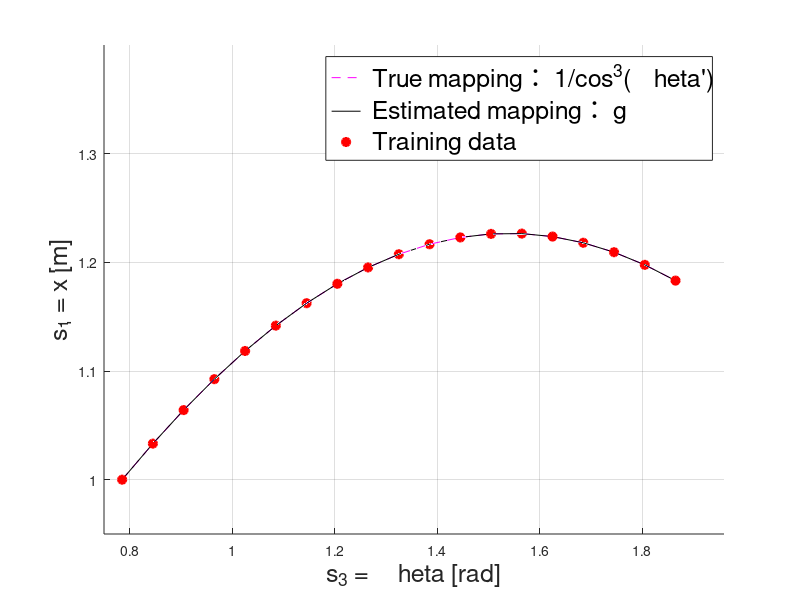
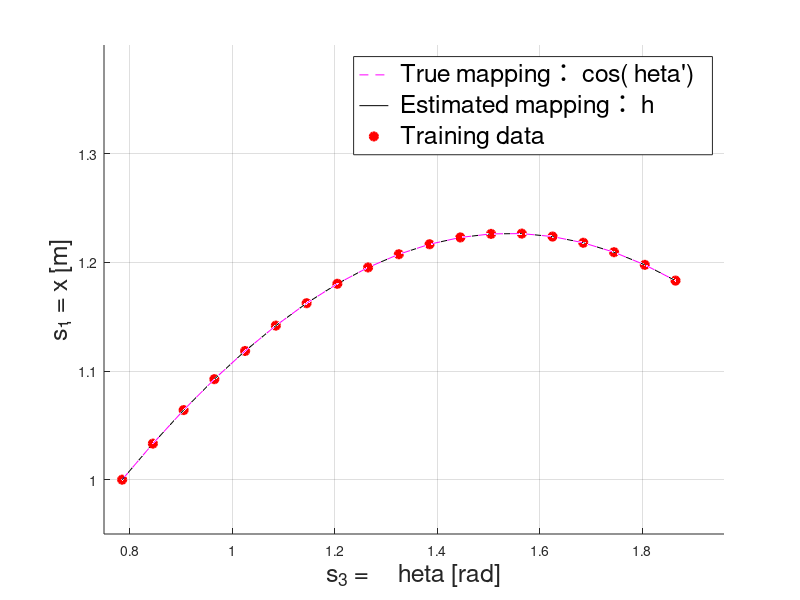

MATLAB code for these plots, in order:
clear;
close all;
load('all_estimation_12pi_new.mat')


tic

%---サンプル収集と誤差関数の定義----------------------------------------------------

dk1 = 0.1;   % 時間刻み
K1fin = 1.9;  %シミュレーション終了時間, length(k) = Kfin + 1
k1 = [0:dk1:K1fin];

u1_b1 = ones(length(k1),1) * 0.5; % 並進速度
u2_b1 = ones(length(k1),1) * (0.6); % 回転角速度

si_b1 = zeros(length(k1),3); % 観測するセンサ変数 , s = (s1, s2, s3) = (x ,y, θ)
si_b1(1,:) = [1 1 pi/4];    % (s1, s2, s3)の初期値を設定

si_c1 = zeros(length(k1),3); % 補正後のセンサ変数(zi,z3空間と等しい)、結果比較用
si_c1(1,:) = [0 0 0];


imax_g = 20;
imax_h = 10;

mean_g = zeros(imax_g,3);
var_g = 1;

mean_h = zeros(imax_h,3);
var_h = 1;

for i = 1 : imax_g
    mean_g(i,1) = i * 0.1;
    mean_g(i,2) = i * 0.1;
    mean_g(i,3) = i * 0.1;
end

for i = 1 : imax_h
    mean_h(i,1) = i * 0.1 - 0.25;
    mean_h(i,2) = i * 0.1 - 0.25;
    mean_h(i,3) = i * 0.1 - 0.25;
end


phi_g = zeros(length(k1)-1,imax_g);
phi_h = zeros(length(k1)-1,imax_h);

w_g = zeros(imax_g,1);
w_h = zeros(imax_h,1);

g_est = zeros(length(k1)-1,1);
h_est = zeros(length(k1)-1,1);


for j = 1 : length(k1)-1

    for i = 1 : imax_g
        phi_g(j,i) = exp( - sqrt( (si_b1(j,1) - mean_g(i,1)) ^ 2 + (si_b1(j,2) - mean_g(i,2)) ^ 2 + (si_b1(j,3) - mean_g(i,3)) ^ 2 ) / (2 * var_g ^ 2) );
    end
    
    for i = 1 : imax_h
        phi_h(j,i) = exp( - sqrt( (si_b1(j,1) - mean_h(i,1)) ^ 2 + (si_b1(j,2) - mean_h(i,2)) ^ 2 + (si_b1(j,3) - mean_h(i,3)) ^ 2 ) / (2 * var_h ^ 2) );
    end

    if j < length(k1) - 1

        si_b1(j+1,3) = si_b1(j,3) + u2_b1(j+1) * dk1;
        si_b1(j+1,1) = si_b1(j,1) + u1_b1(j+1) * cos(si_b1(j+1,3)) * dk1;
        si_b1(j+1,2) = si_b1(j,2) + u1_b1(j+1) * sin(si_b1(j+1,3)) * dk1;

        si_c1(j+1,3) = si_c1(j,3) + u2_b1(j+1) * dk1;
        si_c1(j+1,1) = si_c1(j,1) + u1_b1(j+1) * cos(si_c1(j+1,3)) * dk1;
        si_c1(j+1,2) = si_c1(j,2) + u1_b1(j+1) * sin(si_c1(j+1,3)) * dk1;

    end

end


w_g = (transpose(phi_g) * phi_g) \ transpose(phi_g) * g_b1;
w_h = (transpose(phi_h) * phi_h) \ transpose(phi_h) * h_b1;


g_est = phi_g * w_g;
h_est = phi_h * w_h;


%---g,hのplot--------------------------------------------------------

% figure;
% hold on;
% grid on;

% axis([-0.1 1.178 0 12.0]) % π/2 ≒ 1.57

% for i = 1 : length(k1)-1
%     g_ans(i) = 1 / (cos(si_c1(i,3)) * cos(si_c1(i,3)) * cos(si_c1(i,3)));
% end

% plot(si_c1(1:length(k1)-1,3), g_ans(:), '--m', si_c1(1:length(k1)-1,3), g_est(:), '-k', si_c1(1:length(k1)-1,3), g_b1(:),'o','MarkerEdgeColor','red','MarkerFaceColor','red','LineWidth', 1.5)
% xlabel("s_3' = θ' [rad]",'FontSize',14)
% ylabel('g','FontSize',14)
% legend(" True mapping： 1/cos^3(s_3')",' Estimated mapping： g',' Training data','FontSize',14)

% hold off;


% figure;
% hold on;
% grid on;

% axis([-0.1 1.178 0.38 1.2]) % π/2 ≒ 1.57

% plot(si_c1(1:length(k1)-1,3), cos(si_c1(1:length(k1)-1,3)), '--m', si_c1(1:length(k1)-1,3), h_est(:), '-k', si_c1(1:length(k1)-1,3), h_b1(:),'o','MarkerEdgeColor','red','MarkerFaceColor','red','LineWidth', 1.5)
% xlabel("s_3' = θ' [rad]",'FontSize',14)
% ylabel("h",'FontSize',14)
% legend(" True mapping： cos(s_3')",' Estimated mapping： h',' Training data','FontSize',14)

% hold off;


figure;
hold on;
grid on;

axis([0.75 1.96 0.95 1.4 0 15.0]) % π/2 ≒ 1.57

for i = 1 : length(k1)-1
    g_ans(i) = 1 / (cos(si_c1(i,3)) * cos(si_c1(i,3)) * cos(si_c1(i,3)));
end

plot3(si_b1(1:length(k1)-1,3),si_b1(1:length(k1)-1,1), g_ans(:), '--m', si_b1(1:length(k1)-1,3),si_b1(1:length(k1)-1,1), g_est(:), '-k', si_b1(1:length(k1)-1,3), si_b1(1:length(k1)-1,1), g_b1(:),'o','MarkerEdgeColor','red','MarkerFaceColor','red','LineWidth', 1.5)
xlabel("s_3 = \theta [rad]",'fontsize',18)
ylabel("s_1 = x [m]",'fontsize',18)
zlabel('g','FontSize',18)
legend(" True mapping： 1/cos^3(\theta')",' Estimated mapping： g',' Training data','FontSize',18)

hold off;


figure;
hold on;
grid on;

axis([0.75 1.96 0.95 1.4 0.4 1.2]) % π/2 ≒ 1.57

plot3(si_b1(1:length(k1)-1,3),si_b1(1:length(k1)-1,1), cos(si_c1(1:length(k1)-1,3)), '--m', si_b1(1:length(k1)-1,3), si_b1(1:length(k1)-1,1),h_est(:), '-k', si_b1(1:length(k1)-1,3),si_b1(1:length(k1)-1,1), h_b1(:),'o','MarkerEdgeColor','red','MarkerFaceColor','red','LineWidth', 1.5)
xlabel("s_3 = \theta [rad]",'fontsize',18)
ylabel("s_1 = x [m]",'fontsize',18)
zlabel("h",'FontSize',18)
legend(" True mapping： cos(\theta')",' Estimated mapping： h',' Training data','FontSize',18)

hold off;



toc